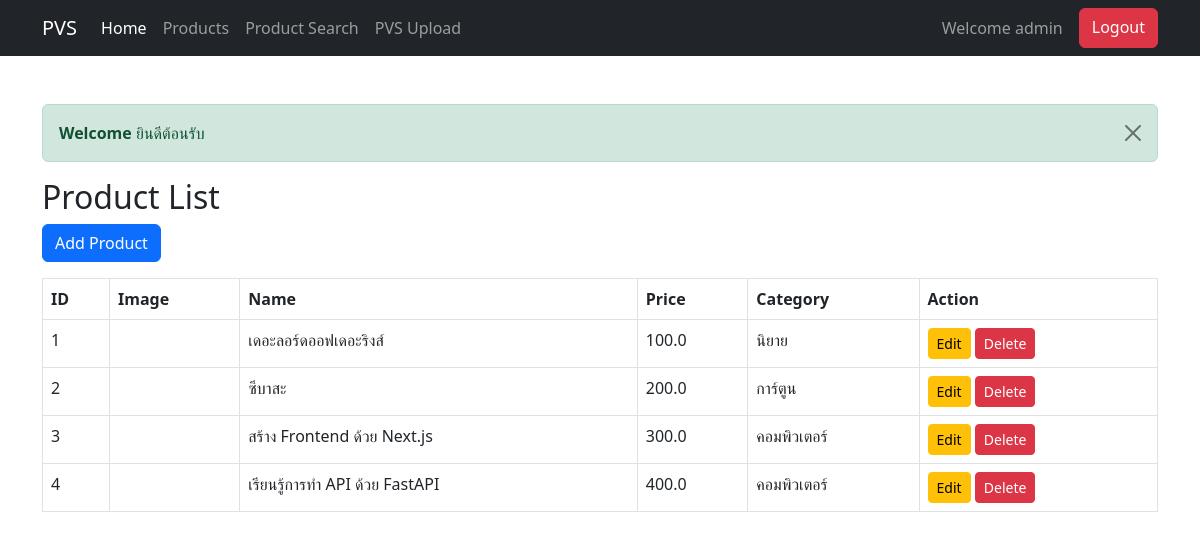
Page /products (signed in) on the committed database.
### models.py (models this page shows)
class Product(Base):
    __tablename__ = "product"
    id = Column(Integer, primary_key=True, index=True)
    name = Column(String(200), nullable=False)
    price = Column(Float, nullable=False)
    image = Column(String(200), nullable=True)
    category_id = Column(Integer, ForeignKey("category.id"))
    category = relationship("Category")

class Category(Base):
    __tablename__ = "category"
    id = Column(Integer, primary_key=True, index=True)
    name = Column(String(100), nullable=False)

### main.py (the view)
@app.get("/products", response_class=HTMLResponse)
def product_list(request: Request):
    db = SessionLocal()
    try:
        products = db.query(Product).all()
        return templates.TemplateResponse(
            request=request,
            name="product_list.html",
            context={"products": products}
        )
    finally:
        db.close()

### templates/product_list.html (shortened to what this page needs)
{% extends "master.html" %}
{% block content %}
<h2>Product List</h2>
<a href="/products/create" class="btn btn-primary mb-3">Add Product</a>
<table class="table table-bordered">
    <tr>
        <th>ID</th>
        <th>Image</th>
        <th>Name</th>
        <th>Price</th>
        <th>Category</th>
        <th>Action</th>
    </tr>
    {% for p in products %}
    <tr>
        <td>{{ p.id }}</td>
        <td>
        </td>
        <td>{{ p.name }}</td>
        <td>{{ p.price }}</td>
        <td>{{ p.category.name }}</td>
        <td>
            <a href="/products/edit/{{ p.id }}" class="btn btn-warning btn-sm">Edit</a>
            <a href="/products/delete/{{ p.id }}" class="btn btn-danger btn-sm">Delete</a>
        </td>
    </tr>
    {% endfor %}
</table>
{% endblock %}

### rows in the picture
Product: id "1", name "เดอะลอร์ดออฟเดอะริงส์", price "100.0", category.name "นิยาย"
Product: id "2", name "ซึบาสะ", price "200.0", category.name "การ์ตูน"
Product: id "3", name "สร้าง Frontend ด้วย Next.js", price "300.0", category.name "คอมพิวเตอร์"
Product: id "4", name "เรียนรู้การทำ API ด้วย FastAPI", price "400.0", category.name "คอมพิวเตอร์"

### other values in the picture
{{ request.session.get('user') }} "admin"
